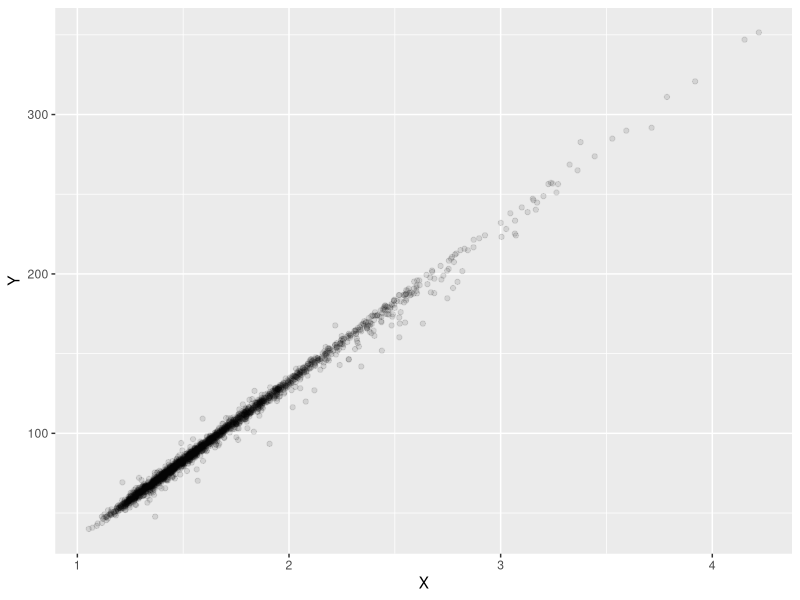
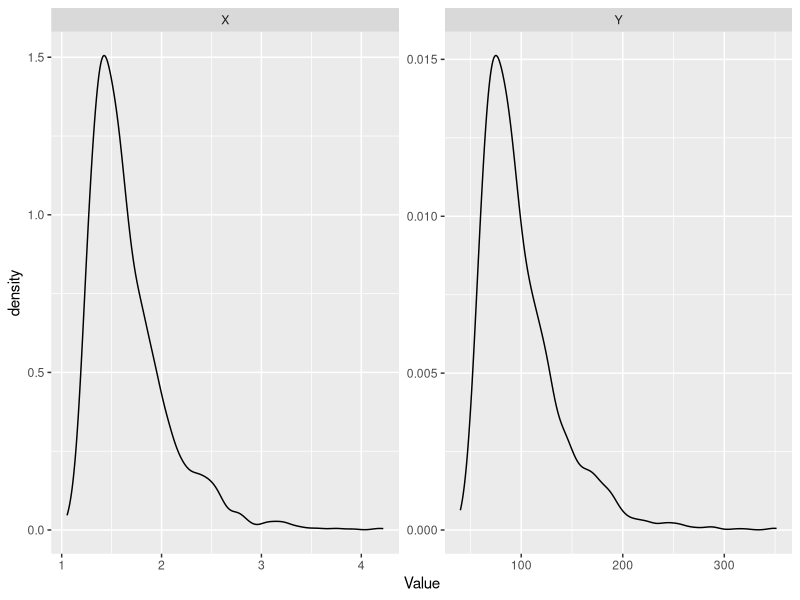
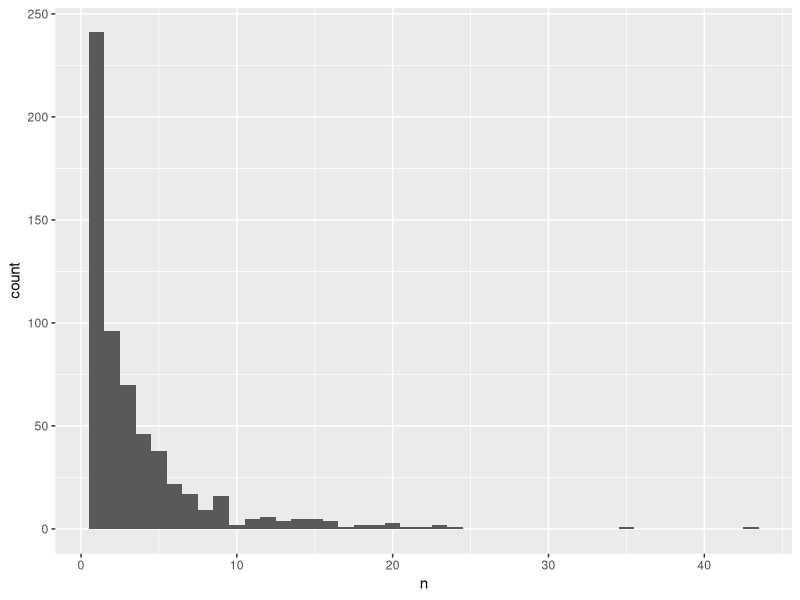
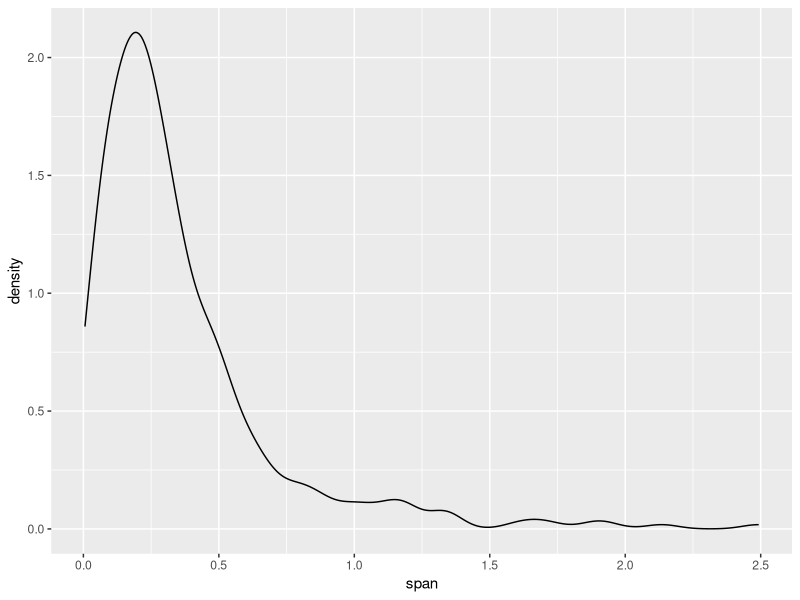
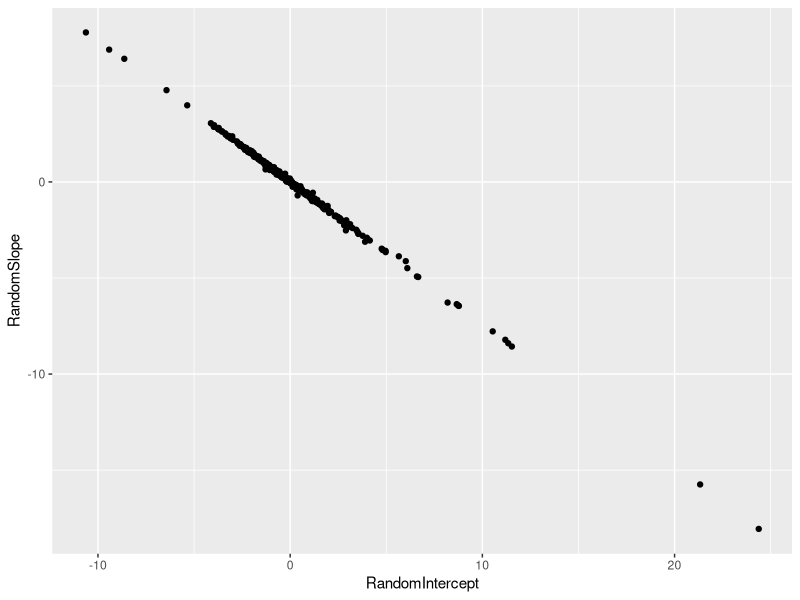
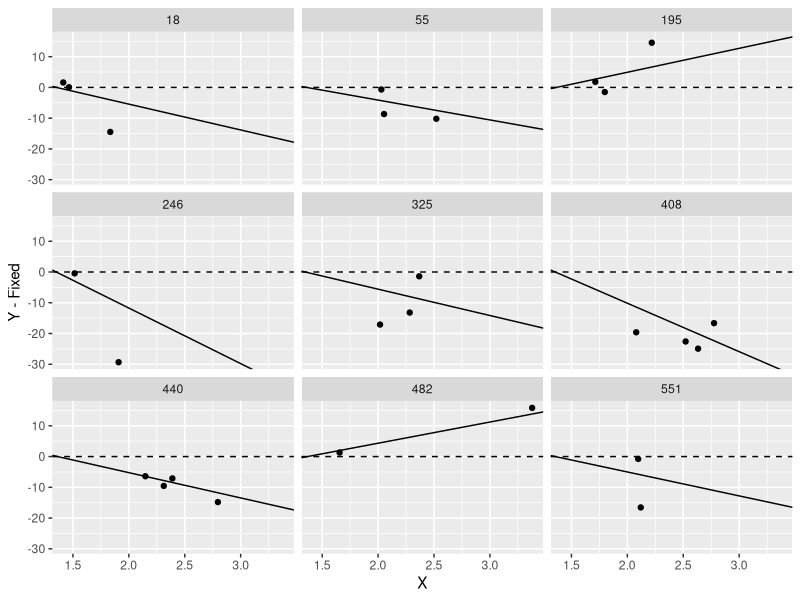
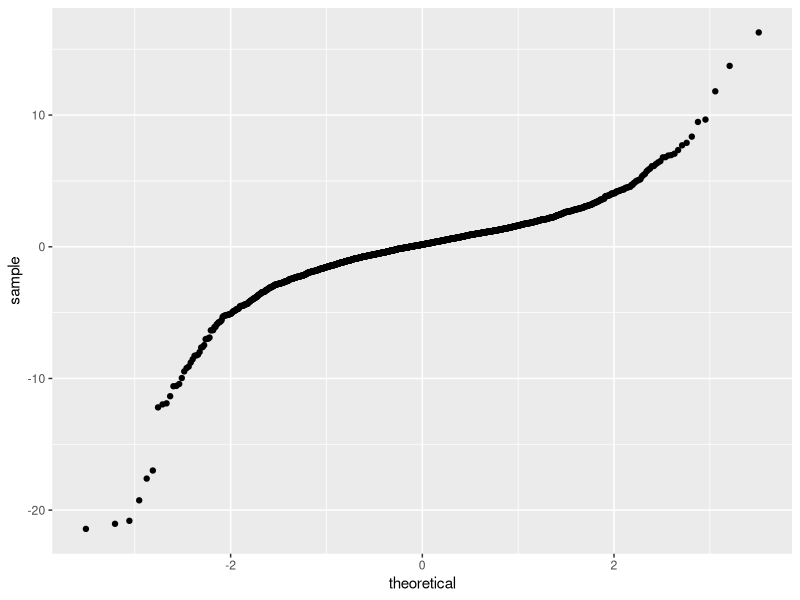
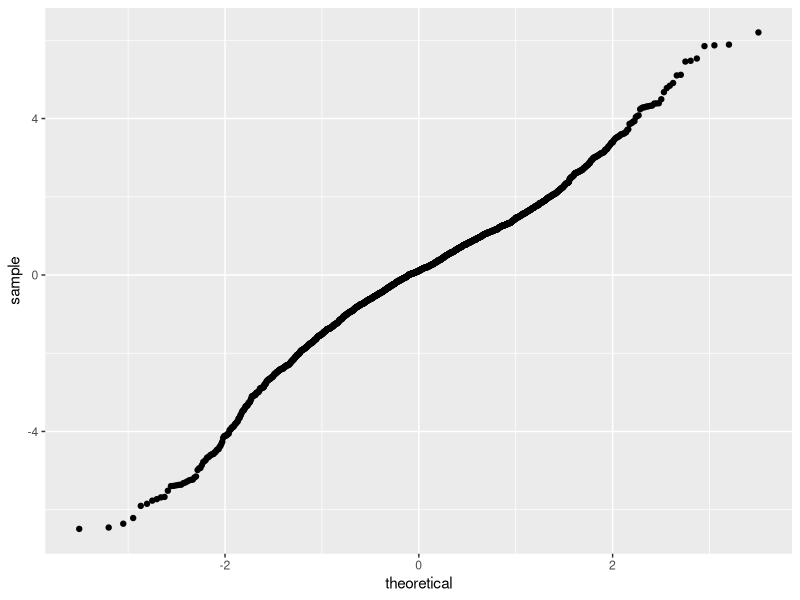

Source code (R) for these figures, in order:
## ---- chunk 1
library(tidyverse)
library(lme4)
dataset <- read_csv("../../data/20180216/data.csv")
summary(dataset)
## ---- chunk 2
ggplot(dataset, aes(x = X, y = Y)) + geom_point(alpha = 0.1)
## ---- chunk 3
dataset %>%
  select(-ID) %>%
  gather("Variable", "Value") %>%
  ggplot(aes(x = Value)) + geom_density() + facet_wrap(~Variable, scales = "free")
## ---- chunk 4
dataset %>%
  count(ID) %>%
  ggplot(aes(x = n)) + geom_histogram(binwidth = 1)
## ---- chunk 5
dataset %>% 
  group_by(ID) %>% 
  summarise(
    span = max(X) - min(X),
    n = n()
  ) %>%
  filter(n > 1) %>%
  ggplot(aes(x = span)) + geom_density()
## ---- chunk 6
model <- lmer(Y ~ X + (X|ID), data = dataset)
summary(model)
## ---- chunk 7
rf <- ranef(model)$ID %>%
  select(RandomIntercept = 1, RandomSlope = 2) %>%
  rownames_to_column("ID") %>%
  mutate(ID = as.integer(ID))
ggplot(rf, aes(x = RandomIntercept, y = RandomSlope)) + geom_point()
## ---- chunk 8
dataset <- dataset %>%
  mutate(
    Resid = resid(model),
    Fixed = predict(model, re.form = ~0)
  )
rf %>%
  arrange(desc(abs(RandomSlope))) %>%
  slice(1:9) %>%
  inner_join(dataset, by = "ID") %>%
  ggplot(aes(x = X, y = Y - Fixed)) + 
  geom_point() + 
  geom_hline(yintercept = 0, linetype = 2) + 
  geom_abline(aes(intercept = RandomIntercept, slope = RandomSlope)) +
  facet_wrap(~ID)
## ---- chunk 9
ggplot(dataset, aes(sample = Resid)) + stat_qq()
## ---- chunk 10
dataset_cleaned <- dataset %>%
  filter(abs(Resid) < qnorm(0.995, mean = 0, sd = sigma(model)))
model_cleaned <- lmer(Y ~ X + (X|ID), data = dataset_cleaned)
summary(model_cleaned)
## ---- chunk 11
dataset_cleaned %>% mutate(Resid = resid(model_cleaned)) %>%
  ggplot(aes(sample = Resid)) + stat_qq()
## ---- chunk 12
dataset_cleaned <- dataset_cleaned %>%
  mutate(
    Xcs = scale(X, center = TRUE, scale = TRUE)
  )
model_centered <- lmer(Y ~ X + (Xcs | ID), data = dataset_cleaned)
summary(model_centered)
## ---- chunk 13
rf <- ranef(model_centered)$ID %>%
  select(RandomIntercept = 1, RandomSlope = 2) %>%
  rownames_to_column("ID") %>%
  mutate(ID = as.integer(ID))
ggplot(rf, aes(x = RandomIntercept, y = RandomSlope)) + geom_point()
## ---- chunk 14
dataset_cleaned <- dataset_cleaned %>%
  mutate(
    Resid = resid(model_centered),
    Fixed = predict(model_centered, re.form = ~0)
  )
rf %>%
  arrange(desc(abs(RandomSlope))) %>%
  slice(1:9) %>%
  inner_join(dataset_cleaned, by = "ID") %>%
  ggplot(aes(x = X, y = Y - Fixed)) + 
  geom_point() + 
  geom_hline(yintercept = 0, linetype = 2) + 
  geom_abline(aes(intercept = RandomIntercept, slope = RandomSlope)) +
  facet_wrap(~ID)
## ---- chunk 15
model_simple <- lmer(Y ~ X + (1|ID), data = dataset_cleaned)
summary(model_simple)
anova(model_centered, model_simple)
## ---- chunk 16
dataset_cleaned %>%
  select(X, Y) %>%
  gather("Variable", "Value") %>%
  ggplot(aes(x = log(Value))) + geom_density() + facet_wrap(~Variable, scales = "free")
## ---- chunk 17
ggplot(dataset_cleaned, aes(x = X, y = Y)) + geom_point(alpha = 0.1) + 
  coord_trans(x = "log", y = "log")
## ---- chunk 18
dataset_cleaned <- dataset_cleaned %>% 
  mutate(
    logY = log(Y), 
    logX = log(X)
)
model_log <- lmer(logY ~ logX + (1|ID), data = dataset_cleaned)
summary(model_log)
## ---- chunk 19
model_log2 <- lmer(logY ~ poly(logX, 2) + (1|ID), data = dataset_cleaned)
anova(model_log, model_log2)
summary(model_log2)
## ---- chunk 20
dataset_cleaned <- dataset_cleaned %>%
  mutate(Fixed = predict(model_log2, re.form = ~0))
ggplot(dataset_cleaned, aes(x = logX, y = logY)) +
  geom_point(alpha = 0.1) +
  geom_line(aes(y = Fixed), colour = "blue")
